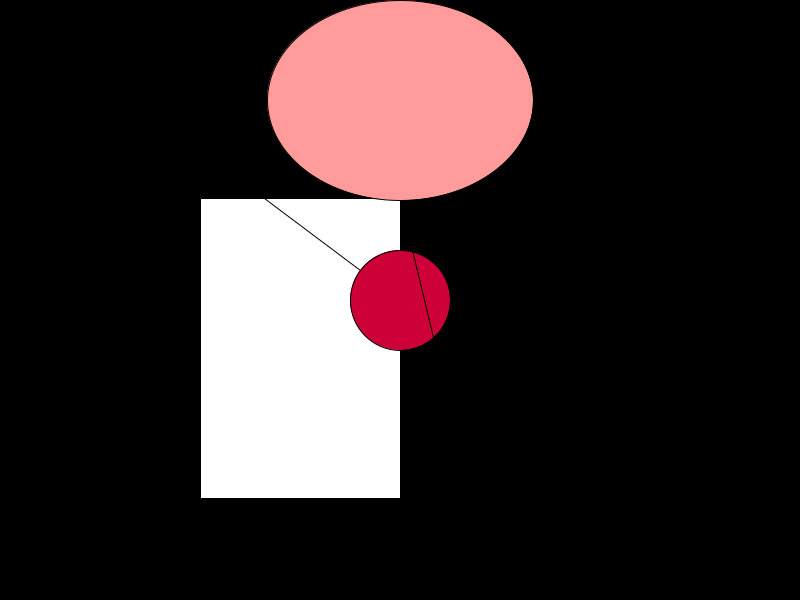
Frame 1 (no input)
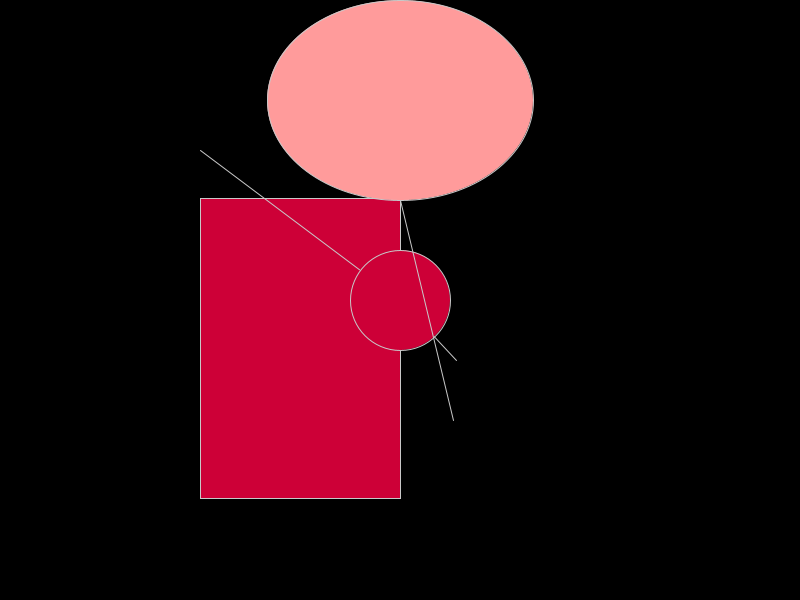
Frame 60 (the mouse pressed at the canvas centre just before this capture)
Frame 120 (the mouse held since frame 60 and released just before this capture): identical to frame 60, image omitted

The Processing sketch that drew these frames (run headless with seeded random() and noise(); from frame 60 on, the mouse is pressed at the canvas centre):

// Processing sketch: Proyecto_tarea_clase_1
// ── Proyecto_tarea_clase_1.pde
int d = 100;
void setup(){
  size(800,600);
}

void draw(){
  background(0);
    rect(width*0.25,height*0.33,width/4,height/2);
    fill(255,155,155); 
    ellipse(width*0.50,height*0.167,width/3,height/3);
    fill(205,0,55);
    line(width*.25,height*0.25,width/2,height/2);
    line(width*0.57,height*0.60,width/2,height/2);
    circle(width/2,height/2,d);
    line(width*0.567,height*0.70,width/2,height/3);
    stroke(200,200,200);
}
